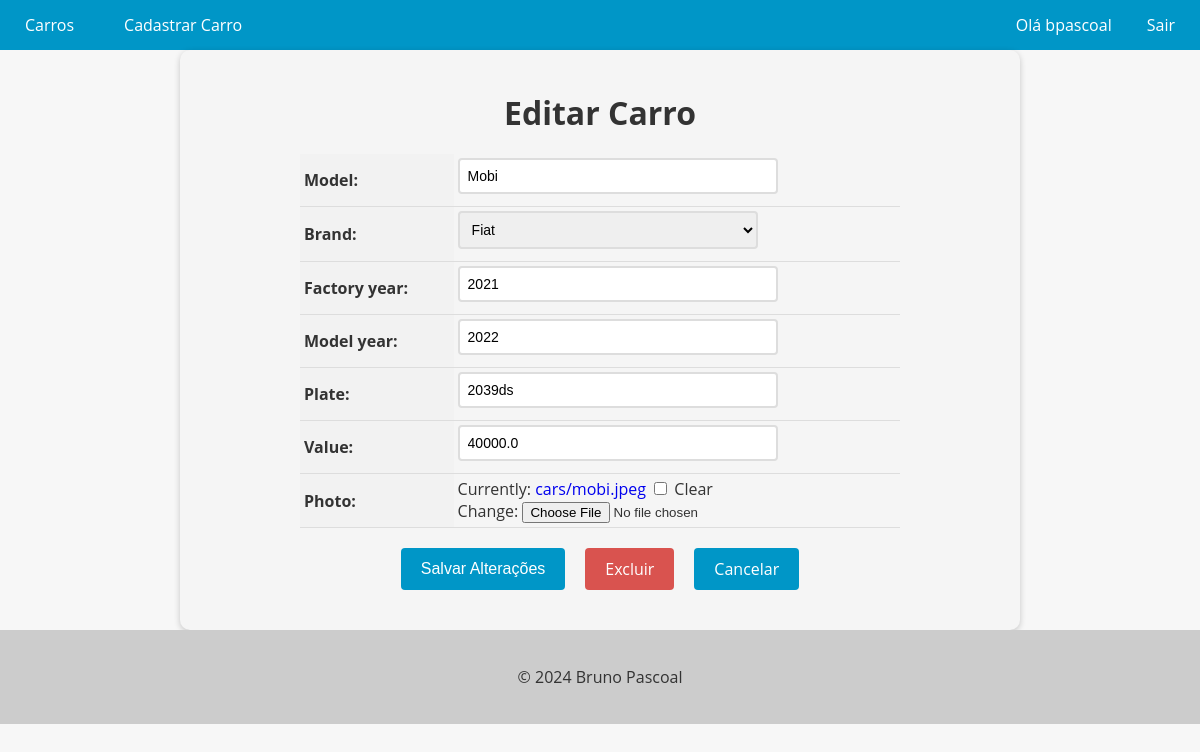
The app's page /car/5/update/ (signed in) with its own data.
### cars/models.py (models this page shows, shortened)
class Car(models.Model):
    id = models.AutoField(primary_key=True)
    model = models.CharField(max_length=200)
    brand = models.ForeignKey(Brand, on_delete=models.PROTECT, related_name="car_brand")
    factory_year = models.IntegerField(blank=True, null=True)
    model_year = models.IntegerField(blank=True, null=True)
    plate = models.CharField(max_length=10, blank=True, null=True)
    value = models.FloatField(blank=True, null=True)
    photo = models.ImageField(upload_to="cars/", blank=True, null=True)

### cars/views.py (the view, shortened to what this page needs)
# urls.py: path('car/<int:pk>/update/', CarUpdateView.as_view(), name="car_update"),
@method_decorator(login_required(login_url='login'), name='dispatch')
class CarUpdateView(UpdateView):
    model = Car
    form_class = CarModelForm
    template_name = 'car_update.html'

### cars/forms.py (shortened to what this page needs)
class CarModelForm(forms.ModelForm):
    class Meta:
        model = Car
        fields = "__all__"

### cars/models.py (called while the page is built)
    def __str__(self):
        return self.name

### cars/templates/car_update.html (shortened to what this page needs)
{% extends "base.html" %} {% block content %}
<form method="post" enctype="multipart/form-data">
  <h1>Editar Carro</h1>
  <table>
    {{ form.as_table }}
  </table>
  <div>
    <div class="buttons-container">
      <input type="submit" value="Salvar Alterações" class="btn btn-primary" />
      <a href="{% url 'car_delete' pk=object.pk %}" class="btn btn-danger"
        >Excluir
      </a>
      <a href="{% url 'cars_list' %}" class="btn btn-secondary">Cancelar</a>
    </div>
  </div>
</form>
{% endblock %}

### app/templates/base.html (shortened to what this page needs)
<!DOCTYPE html>
<html lang="en">
  <head>
  </head>
  <body>
    <header>
      <nav>
        {% if user.is_authenticated %}
        <ul class="left">
          <li><a href="{% url 'cars_list' %}">Carros</a></li>
          <li><a href="{% url 'new_car' %}">Cadastrar Carro</a></li>
        </ul>
        <ul class="right">
          <li>Olá {{ user.username }}</li>
          <li><a href="{% url 'logout' %}">Sair</a></li>
        </ul>
        {% endif %}
      </nav>
    </header>
    <main>{% block content %} {% endblock %}</main>
    <footer>
      <p>&copy; 2024 Bruno Pascoal</p>
    </footer>
  </body>
</html>

### app/templates/base.html (style rules this page uses)
body { font-family: "Open Sans", sans-serif; background-color: #f7f7f7; color: #333; margin: 0; padding: 0; }
header { background-color: #0096c7; color: #fff; text-align: center; }
footer { background-color: #ccc; color: #333; padding: 20px; text-align: center; }
nav { background-color: #0096c7; color: #fff; height: 50px; display: flex; justify-content: space-between; align-items: center; }
nav ul { list-style: none; margin: 0; padding: 0; display: flex; }
nav ul.left { display: flex; }
nav ul.right { margin-left: auto; display: flex; }
nav ul li { margin: 0 10px; }
nav ul li a { color: #fff; text-decoration: none; font-size: 16px; padding: 15px; transition: all 0.3s ease; }

### cars/templates/car_update.html (style rules this page uses)
form { max-width: 800px; margin: 0 auto; padding: 20px; background-color: #f5f5f5; border-radius: 10px; box-shadow: 0 2px 6px rgba(0, 0, 0, 0.2); }
form h1 { font-size: 2rem; margin-bottom: 20px; text-align: center; }
table { margin: 0 auto; border-collapse: collapse; width: 100%; max-width: 600px; }
th, td { padding: 4px; text-align: left; border-bottom: 1px solid #ddd; }
th { background-color: #f2f2f2; }
input[type="text"], input[type="number"], select, textarea { padding: 8px; font-size: 14px; border: 2px solid #ddd; border-radius: 4px; width: 100%; max-width: 300px; margin-bottom: 8px; transition: border-bottom-color 0.3s ease-in-out; }
.btn { background-color: #0096c7; color: #fff; border: none; padding: 10px 20px; font-size: 16px; border-radius: 4px; cursor: pointer; transition: background-color 0.3s ease-in-out; }
.buttons-container { display: flex; justify-content: center; margin-top: 20px; margin-bottom: 20px; }
.btn { display: inline-block; background-color: #0096c7; color: #fff; border: none; padding: 10px 20px; font-size: 16px; border-radius: 4px; cursor: pointer; transition: background-color 0.3s ease-in-out; margin: 0 10px; }
.btn-danger { background-color: #d9534f; text-decoration: none !important; }
a { text-decoration: none !important; }

### records on screen
Car: model "Mobi", brand "Fiat", factory_year "2021", model_year "2022", plate "2039ds", value "40000.0"

### other values on screen
{{ user.username }} "bpascoal"
